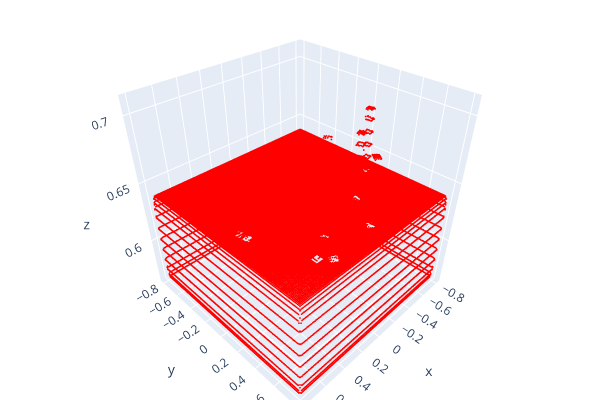

Notebook cell for this chart:
### Code cell
pcd = o3d.geometry.PointCloud()
pcd.points = o3d.utility.Vector3dVector(points)
pcd = pcd.voxel_down_sample(.01)
pcd, _ = pcd.remove_statistical_outlier(nb_neighbors=20, std_ratio=10.0)
o3d.visualization.draw_plotly([pcd])

### Figure 1 — Plotly figure (JSON) as saved in the notebook; plotly's stock layout.template omitted (floating-point values rounded to 4 significant figures; data arrays with more than 128 entries replaced by an {"elided": "..."} marker saying what was removed)
{"data": [{"marker": {"color": {"elided": "32666x3 float values"}, "size": 1}, "mode": "markers", "type": "scatter3d", "x": {"elided": "32666 float values"}, "y": {"elided": "32666 float values"}, "z": {"elided": "32666 float values"}}], "layout": {"height": 400, "margin": {"b": 0, "l": 0, "r": 0, "t": 0}, "scene": {"camera": {"center": {"x": 0, "y": 0, "z": 0}, "up": {"x": 0, "y": 0, "z": 1}}}, "showlegend": false, "width": 600}}
